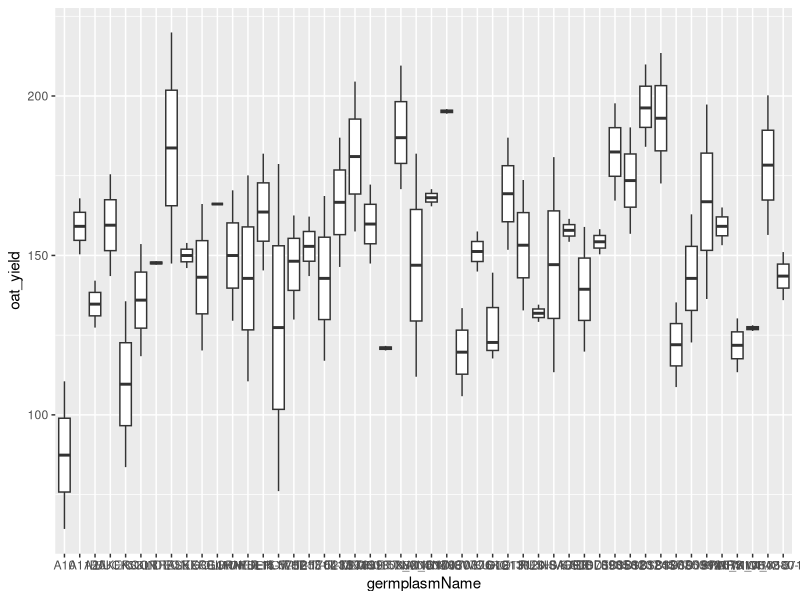
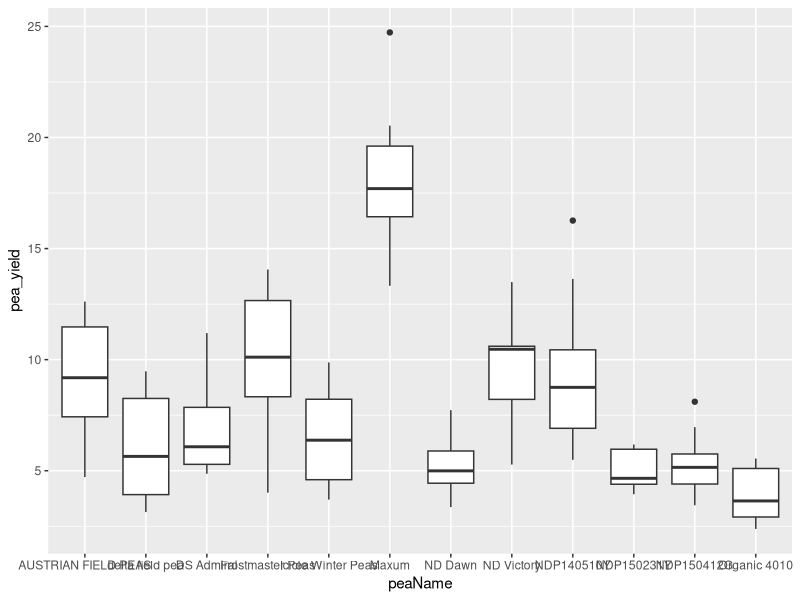
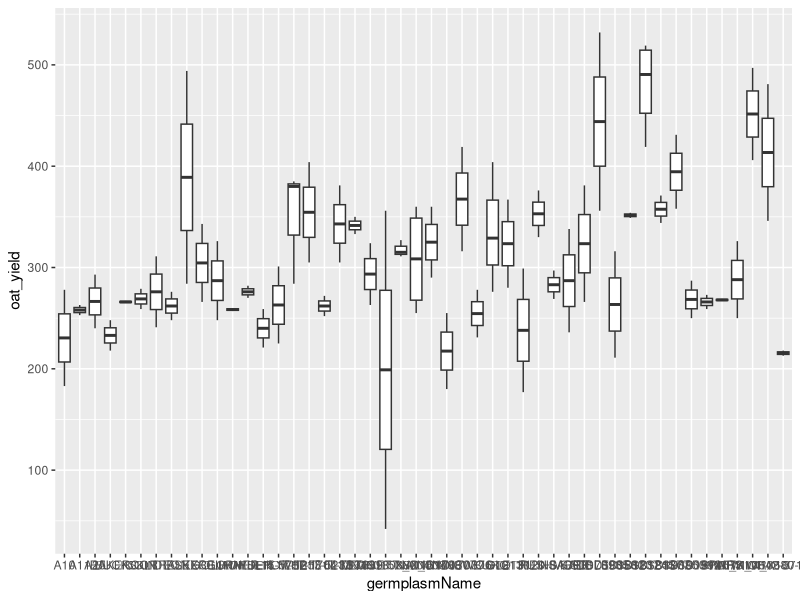
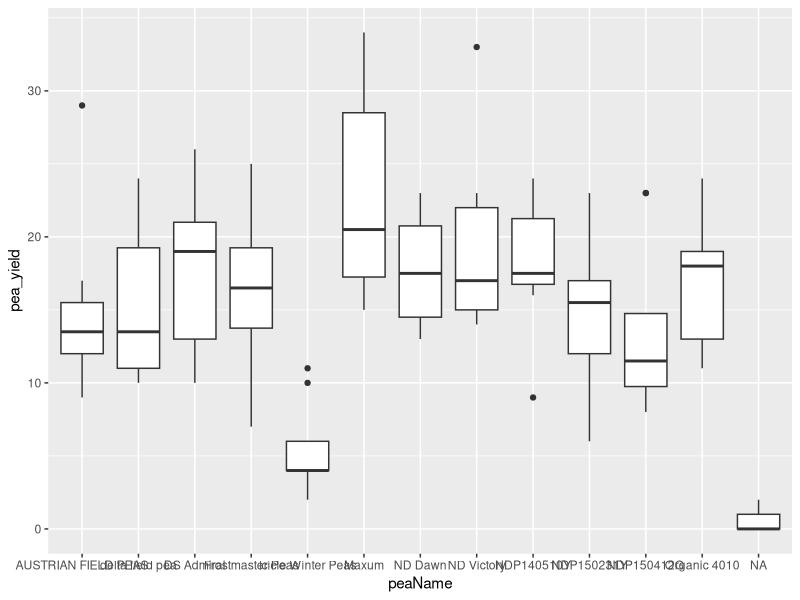

Source code (R) for these figures, in order:


library(tidyverse)
library(readr)


## This is a check that the yield data from SD 2023 and 2024 is good and we can dispose of the grain.
## A quick look at box plots of the yield for each accession shows no values totally off the mark.  
## There are some outlines but nothing that makes me want to go back and reweigh.



X2023_2024_multi_location <- read_csv("data/2023_2024_multi_location.csv")


# 2023

X2023_2024_multi_location %>% 
  filter(studyYear == 2023 & studyLoc == "SD") %>% 
  select(germplasmName,peaName,oat_yield,pea_yield) %>% 
  ggplot(aes(germplasmName,oat_yield))+
  geom_boxplot()



X2023_2024_multi_location %>% 
  filter(studyYear == 2023 & studyLoc == "SD") %>% 
  select(germplasmName,peaName,oat_yield,pea_yield) %>% 
  ggplot(aes(peaName,pea_yield))+
  geom_boxplot()




# 2024

X2023_2024_multi_location %>% 
  filter(studyYear == 2024 & studyLoc == "SD") %>% 
  select(germplasmName,peaName,oat_yield,pea_yield) %>% 
  ggplot(aes(germplasmName,oat_yield))+
  geom_boxplot()


X2023_2024_multi_location %>% 
  filter(studyYear == 2024 & studyLoc == "SD") %>% 
  select(germplasmName,peaName,oat_yield,pea_yield) %>% 
  ggplot(aes(peaName,pea_yield))+
  geom_boxplot()







